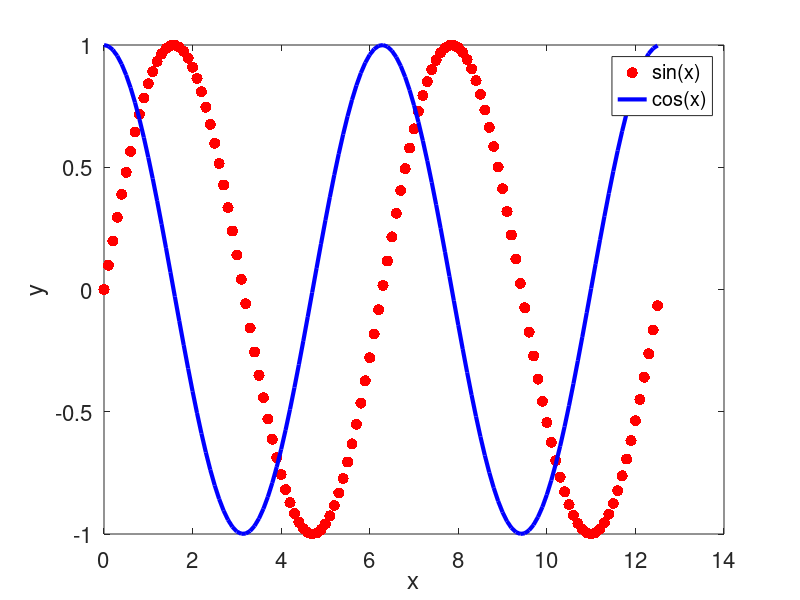
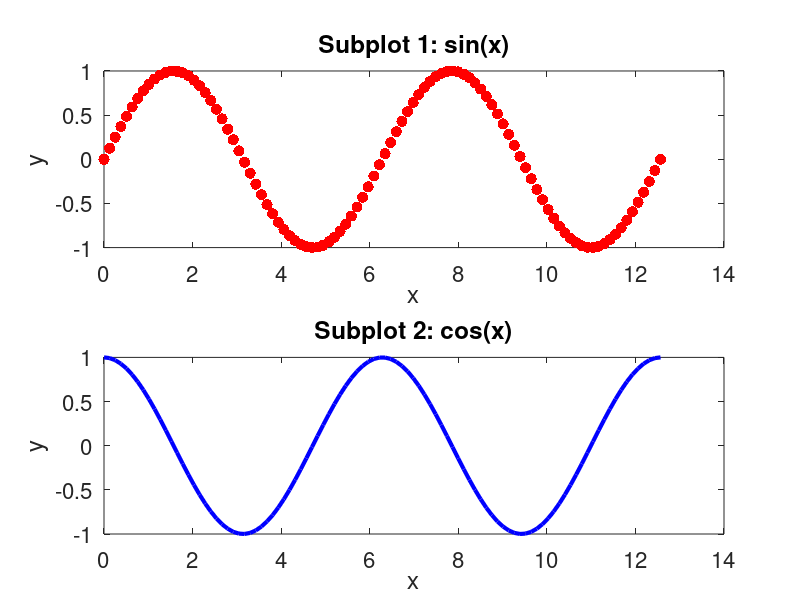
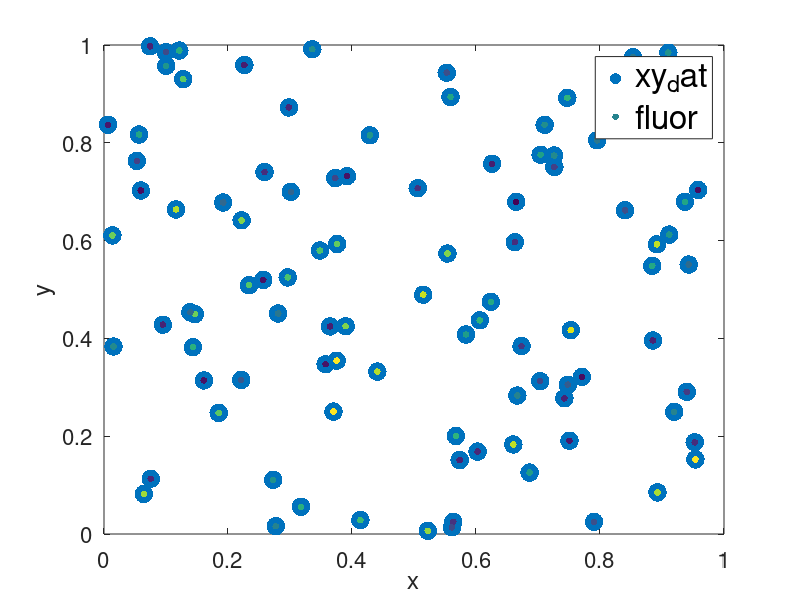

These charts were generated, in order, by the following MATLAB code:
%% Inclass assignment 2

% 1. a. fill in this loop with a conditional statement so that it displays
% only the odd numbers

for ii = 1:20
    if mod(ii,2) == 1
        disp(num2str(ii))
    end
end

% b. Write a new loop to display the same odd numbers which doesn't use a conditional statement 

x = 0;
while x < 10
    disp(num2str(2*x+1));
    x = x + 1;
end
% c. display the same odd numbers without a loop or conditional (hint use
%  num2str)
a = 0:9;
disp(num2str(2*a+1))

%% 2. Vectorize the following code (that is produce the same result in z
%without using a loop). 


%a. 

for ii = 1:100
    z(ii) = ii*ii;
end

ii = 1:100;
z = ii.^2

%b. 
z = 0;
for ii = 1:100
    z = z + ii;
end

ii = 1:100;
z = sum(ii)

%c.
xx = rand(50,2);

for ii = 1:50
    z(ii) = sqrt(xx(ii,1)^2+xx(ii,2)^2);
end

z = sqrt(sum(xx.*xx,2));


% d. what is the formula in c computing?
% The distance of each point in matrix xx from the origin. Points in matrix
% xx are random points 
%% plotting

%a. make a plot of sin(x) and cos(x) vs x from x = 0 to 4*pi on the same axis where the graph
%of sin(x) vs x is a red-dashed line and the graph of cos(x) vs x is a
%blue solid line.
x = 0:0.1:4*pi
s = sin(x)

figure;
plot(x, sin(x), 'r.', 'MarkerSize', 24);
hold on;
plot(x, cos(x), 'b-', 'Linewidth', 3);
xlabel('x', 'FontSize', 24);
ylabel('y', 'FontSize', 24);
legend({'sin(x)', 'cos(x)'}, 'FontSize', 24);
set(gca, 'FontSize', 16);

%b. repeat the above but where each graph is in a different subplot in the
% same figure. 

x = 0:0.1:4*pi
s = sin(x)

figure;
subplot(2,1,1);
x = linspace(0, 4*pi, 100);
y1 = sin(x);
plot(x, y1, 'r.', 'MarkerSize', 24);
xlabel('x', 'FontSize', 24);
ylabel('y', 'FontSize', 24);
title('Subplot 1: sin(x)');
set(gca, 'FontSize', 16);
subplot(2,1,2);
y2 = cos(x);
plot(x, y2, 'b-', 'Linewidth', 3);
xlabel('x', 'FontSize', 24);
ylabel('y', 'FontSize', 24);
title('Subplot 2: cos(x)');
set(gca, 'FontSize', 16);


%c. here is some data, imagine they are x and y coordinates for cells. 
xy_dat = rand(100,2);
%plot the data in the xy plane.
figure;
plot(xy_dat(:,1), xy_dat(:,2), '.', 'MarkerSize', 40);
xlabel('x', 'FontSize', 24);
ylabel('y', 'FontSize', 24);
set(gca, 'FontSize', 16);

%now imagine there is some fluorescence data corresponding to the same
%cells
fluor = rand(100,1);

% plot the data in the xy plane but color code the data by the fluorescnece
% values. Hint: see the scatter command
hold on;
fluor = rand(100,1);
scatter(xy_dat(:,1), xy_dat(:,2), 24, fluor, 'filled')
legend({'xy_dat', 'fluor'}, 'FontSize', 24)